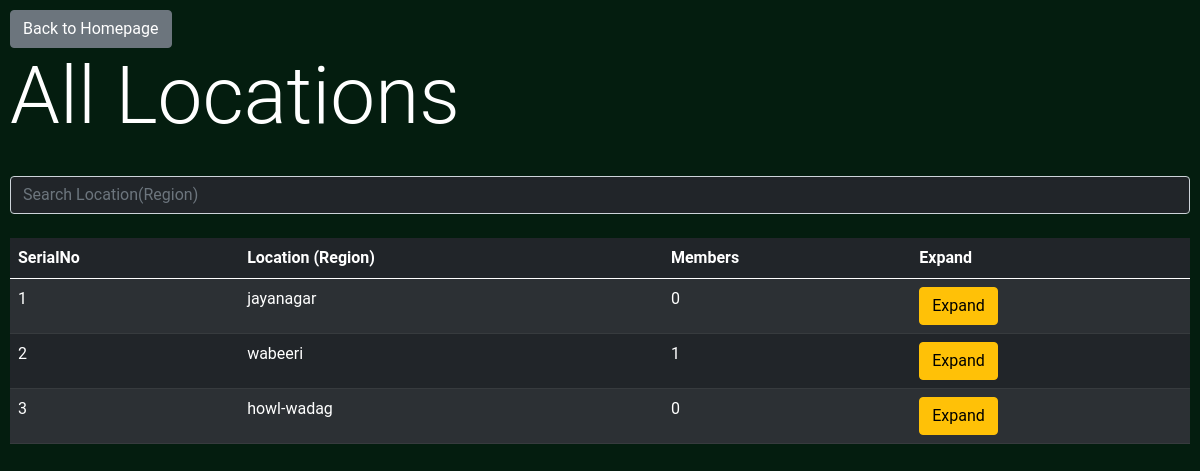
The app's page /admin/viewdata/locations (signed in) with its own data.
### BusManager/models.py (models this page shows, shortened)
class LocationModel(db.Model):
	id = db.Column(db.Integer, primary_key=True)
	location_name = db.Column(db.String)

### BusManager/admin/routes.py (the view)
@admin.route('/viewdata/locations')
@login_required
def data_locations():
	locations = LocationModel.query.all()
	data = []
	for L in locations:
		data.append({
			'location_name': L.location_name,
			'id': L.id,
			'members': len(L.students.all()) #+ len(L.drivers.all()),
		})
	return render_template('getdata/locations.html', locations=data, title='Locations')

### BusManager/models.py (called while the page is built)
@login_manager.user_loader
def load_user(user_id):
    return AdminUser.query.get(int(user_id))

### BusManager/templates/getdata/locations.html (shortened to what this page needs)
{% extends 'bs_layout.html' %}
{% block content %}
<a class="btn btn-secondary" href="{{url_for('admin.admin_home')}}">Back to Homepage</a>
<h1 class='display-1'>All Locations</h1>
<br>
<input type="text" id="searchbar" class="form-control bg-dark text-light" placeholder="Search Location(Region)" onkeyup="tableFilterer(1)"><br>
<table class="table table-striped table-dark" id="tbl">
  <thead>
    <tr>
    <th scope="col">SerialNo</th>
      <th scope="col">Location (Region)</th>
	  <th scope="col">Members</th>
      <th scope="col">Expand</th>
    </tr>
  </thead>
  <tbody id='tbdy'>
    {% for e in locations %}
       <tr data-id="-1">
       <td>{{loop.index}}</td>
        <td>{{e['location_name']}}</td>
        <td>{{e['members']}}</td>
        <td><button class="btn btn-warning" onclick=Expand({{e['id']}})>Expand</button></td>
      </tr>
    {% endfor %}
  </tbody>
</table>
{% endblock content %}

### BusManager/static/main.css (style rules this page uses)
body { background-color: rgb(4, 29, 15); color: white; padding: 10px; font-family: 'Roboto', sans-serif; }

### records on screen
LocationModel: location_name "jayanagar", members "0"
LocationModel: location_name "wabeeri", members "1"
LocationModel: location_name "howl-wadag", members "0"
